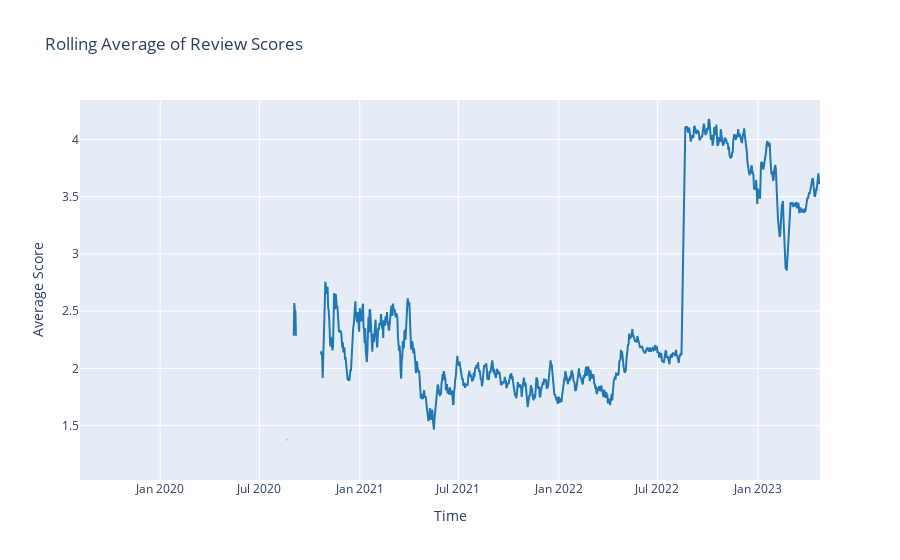

The cell this chart's notebook holds for it:
### Code cell
fig = go.Figure()
fig.add_trace(go.Scatter(x=rolling_average.index, y=rolling_average['score'], 
                         name='Rolling Average', line=dict(color='#1f77b4')))
fig.update_layout(title='Rolling Average of Review Scores', 
                  xaxis_title='Time', yaxis_title='Average Score', 
                  legend=dict(x=0, y=1, bgcolor='rgba(255, 255, 255, 0.5)', bordercolor='rgba(0, 0, 0, 0)'))
fig.show()

### Figure 1 — Plotly figure (JSON) as saved in the notebook; plotly's stock layout.template omitted (floating-point values rounded to 4 significant figures; data arrays with more than 128 entries replaced by an {"elided": "..."} marker saying what was removed)
{"data": [{"line": {"color": "#1f77b4"}, "name": "Rolling Average", "type": "scatter", "x": {"elided": "1358 str values"}, "y": {"elided": "1358 float values"}}], "layout": {"legend": {"bgcolor": "rgba(255, 255, 255, 0.5)", "bordercolor": "rgba(0, 0, 0, 0)", "x": 0, "y": 1}, "title": {"text": "Rolling Average of Review Scores"}, "xaxis": {"title": {"text": "Time"}}, "yaxis": {"title": {"text": "Average Score"}}}}
